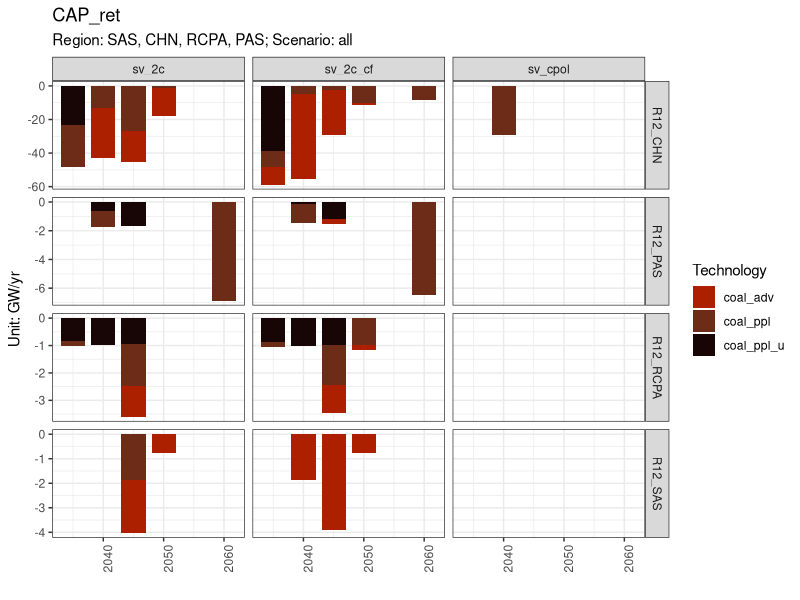
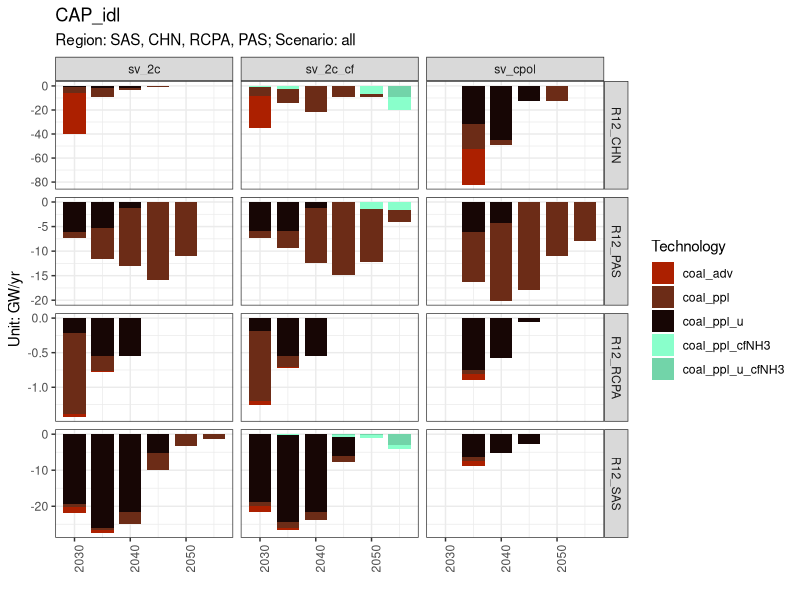
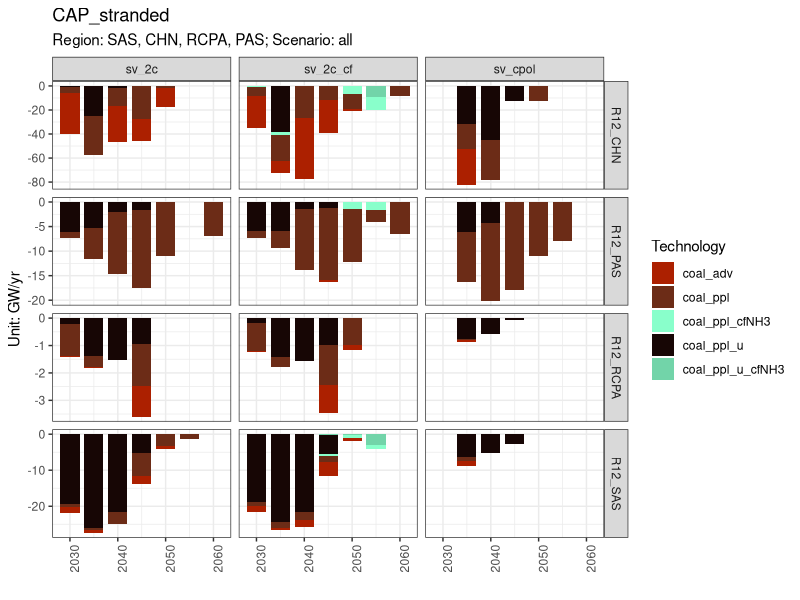
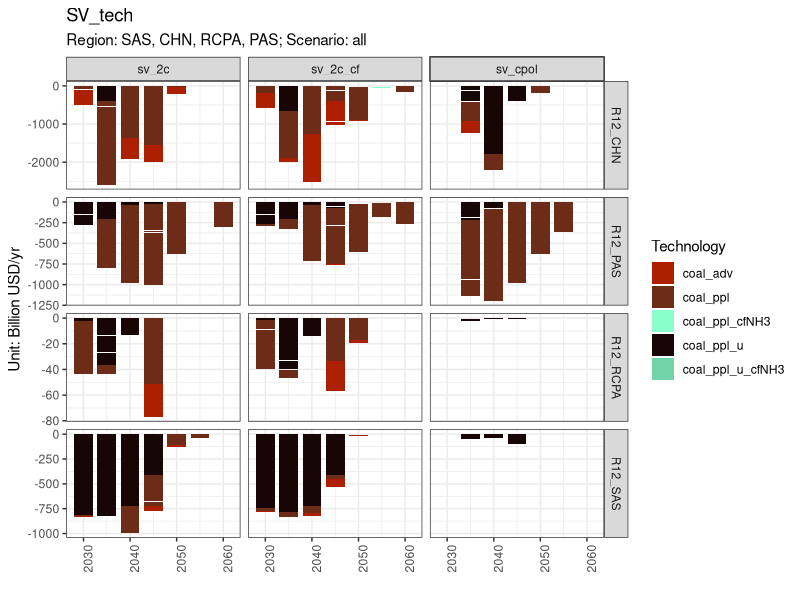
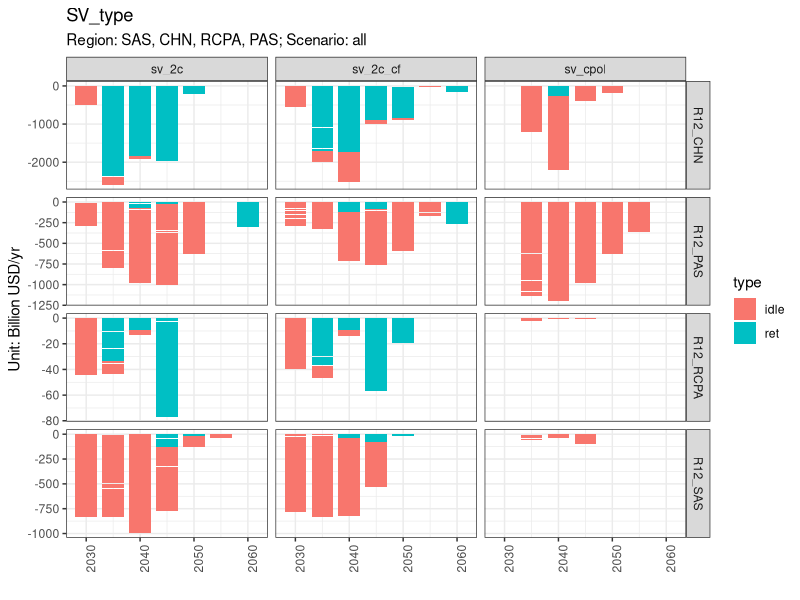
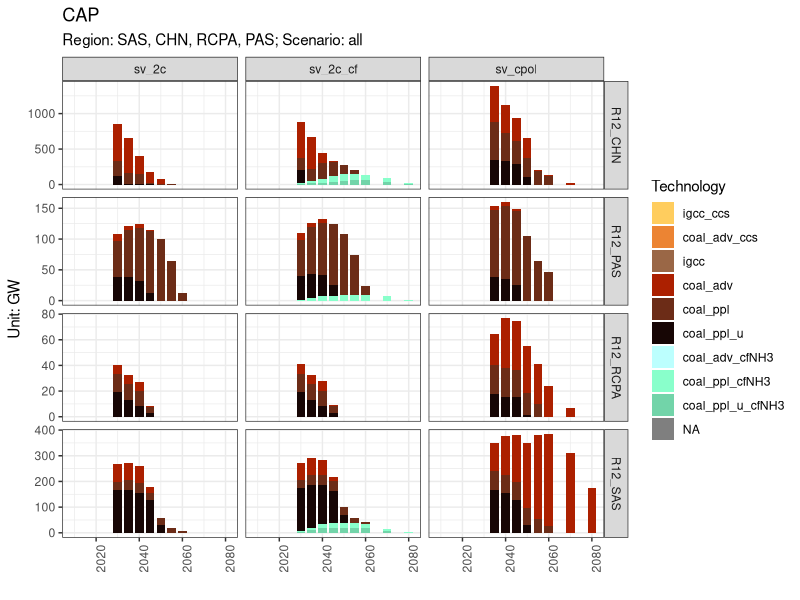
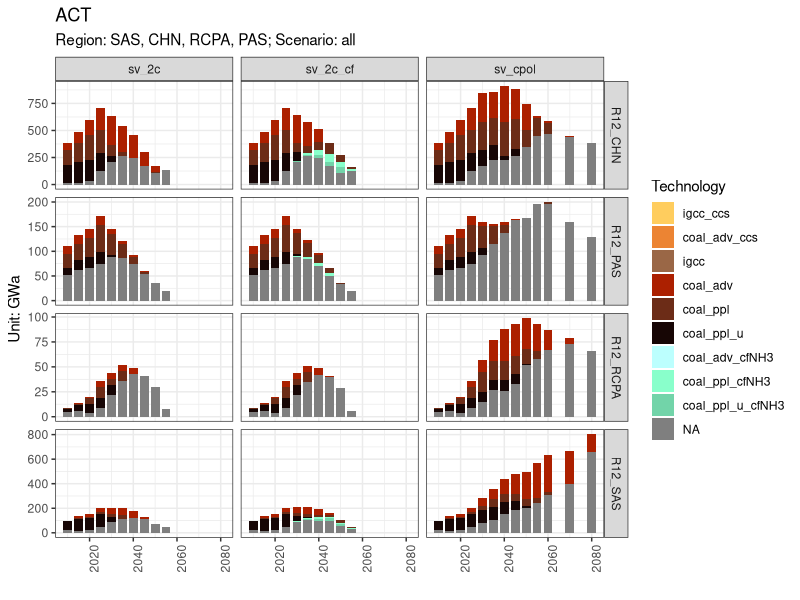
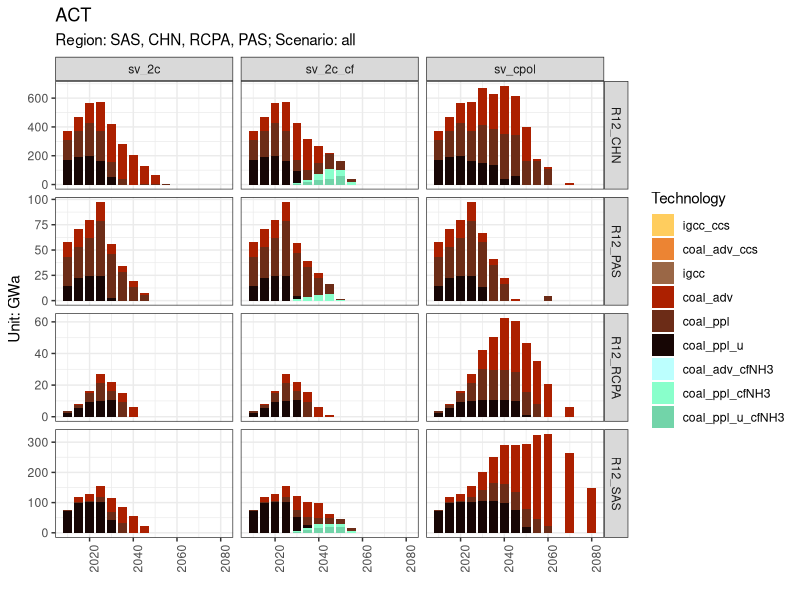

These figures' R source, in order:
library(ggplot2)
library(readr)
library(tidyr)
library(dplyr)

rm(list = ls(all = TRUE))
print(Sys.time())

# ---- Color code ----
color_code_scenario <- c(
  "1p5c" = "#00BFFF",
  "2c" = "#0000CD",
  "2c_rapid_phase" = "#aad4d4",
  # "2c_buffer_phase" = "#aad4d4",
  "2c_cf" = "#aad4d4",
  "cpol" = "grey"
)

color_code_coal <- c(
  "igcc_ccs" = "#ffcd5e",
  "coal_adv_ccs" = "#ec8433",
  "igcc" = "#9a6746",
  "coal_adv" = "#ac2000",
  "coal_ppl" = "#6c2c17",
  "coal_ppl_u" = "#170605",
  "coal_adv_cfNH3" = "#bcfffe",
  "coal_ppl_cfNH3" = "#89ffcb",
  "coal_ppl_u_cfNH3" = "#72d4a9",
  "coal_adv_cfbio" = "#d4e6a6",
  "coal_ppl_cfbio" = "#a2bb87",
  "coal_ppl_u_cfbio" = "#7d9169"
)

tech_parent <- c(
  "igcc_ccs",
  "coal_adv_ccs",
  "igcc",
  "coal_adv",
  "coal_ppl",
  "coal_ppl_u"
)

# ---- Load csv ----
df <- read_csv("d_prep.csv")

# Show column names
colnames(df)[colnames(df) == "sc"] <- "Scenario"
colnames(df)[colnames(df) == "nl"] <- "Region"
colnames(df)[colnames(df) == "t"] <- "Technology"
colnames(df)[colnames(df) == "yv"] <- "Year_start"
colnames(df)[colnames(df) == "ya"] <- "Year"
colnames(df)[colnames(df) == "m"] <- "Mode"
colnames(df)[colnames(df) == "ACT"] <- "ACT"
colnames(df)[colnames(df) == "CAP"] <- "CAP"
colnames(df)[colnames(df) == "inv_cost"] <- "inv_cost"

# Remove additional modes to avoid double-counting parent technologies
df %>% filter(!((df$Mode == "M2") & (df$Technology %in% tech_parent))) -> df
df %>% filter(!((df$Mode == "M3") & (df$Technology %in% tech_parent))) -> df

# ---- Calculate CAP_ret ----
df$prox <- df$Year
df$value <- df$CAP
t <- df %>% select(
  "Scenario",
  "Region",
  "Technology",
  "Mode",
  "Year_start",
  "prox",
  "value"
)
t$Year_prox_act <- t$prox
t$prox <- t$prox - 5

d <- right_join(t, df, by = c(
  "Scenario",
  "Region",
  "Technology",
  "Mode",
  "Year_start",
  "prox"
))

d$CAP_retire <- ifelse(
  is.na(d$value.x) | is.na(d$value.y), NA, d$value.x - d$value.y
)
d$life_retire <- ifelse(
  is.na(d$Year) | d$Year_start == "hist" | is.na(d$Year_start),
  NA, d$Year - as.numeric(d$Year_start) + 5
)
d$life_actual <- ifelse(
  is.na(d$Year) | d$Year_start == "hist" | is.na(d$Year_start),
  NA, d$Year - as.numeric(d$Year_start)
)
d$life_expected <- 30

d %>% filter((d$CAP_retire < 0) & (d$Year >= 2010)) -> d_ret
d_ret$type <- "ret"

# ---- Plot CAP_ret ----
d_ret$Year <- d_ret$Year_prox_act
d_ret$CAP_stranded <- d_ret$CAP_retire
d_ret -> dp

dp$Technology %>% factor(levels = names(color_code_coal)) -> dp$Technology
dp$CAP_retire <- dp$CAP_retire / 5

plot_name <- "CAP_ret"
dp %>%
  ggplot() +
  theme_bw() +
  labs(
    title = plot_name,
    subtitle = "Region: SAS, CHN, RCPA, PAS; Scenario: all",
    x = "", y = "Unit: GW/yr"
  ) +
  geom_bar(
    data = dp, aes(y = CAP_retire, x = Year, fill = Technology),
    stat = "identity", position = "stack", width = 4
  ) +
  theme(axis.text.x = element_text(angle = 90, hjust = 1)) +
  facet_grid(vars(Region), vars(Scenario), scales = "free_y") +
  scale_fill_manual(values = color_code_coal) -> p

print(p)
ggsave(paste0(plot_name, ".png"), width = 9, height = 5, dpi = 330)

# ---- Plot CAP_idle ----
d %>% filter((d$CAP_retire >= 0) &
  (d$Year_start != "hist") &
  (d$CAP != 0)) -> d_idle
d_idle <- d_idle %>%
  mutate(idle_share = ifelse(
    (d_idle$ACT / d_idle$CAP - 0.85) > 0, 0,
    d_idle$ACT / d_idle$CAP - 0.85
  )) # The max capacity factor = 0.85

d_idle$CAP_idling <- d_idle$CAP * d_idle$idle_share
d_idle$CAP_stranded <- d_idle$CAP_idling
d_idle$type <- "idle"
d_idle -> dp

dp$Technology %>% factor(levels = names(color_code_coal)) -> dp$Technology
dp$CAP_idling <- dp$CAP_idling / 5

plot_name <- "CAP_idl"
dp %>%
  ggplot() +
  theme_bw() +
  labs(
    title = plot_name,
    subtitle = "Region: SAS, CHN, RCPA, PAS; Scenario: all",
    x = "", y = "Unit: GW/yr"
  ) +
  geom_bar(
    data = dp, aes(y = CAP_idling, x = Year, fill = Technology),
    stat = "identity", position = "stack", width = 4
  ) +
  theme(axis.text.x = element_text(angle = 90, hjust = 1)) +
  facet_grid(vars(Region), vars(Scenario), scales = "free_y") +
  scale_fill_manual(values = color_code_coal) -> p

print(p)
ggsave(paste0(plot_name, ".png"), width = 9, height = 5, dpi = 330)

# ---- Plot CAP_stranded ----
set <- c(
  "Scenario",
  "Region",
  "Technology",
  "Mode",
  "Year",
  "ACT",
  "type",
  "CAP",
  "CAP_stranded",
  "life_actual",
  "life_retire",
  "life_expected",
  "inv_cost"
)

t1 <- d_idle %>% select(set)
t2 <- d_ret %>% select(set)

d_sv <- rbind(t1, t2)
d_sv -> dp
dp$CAP_stranded <- dp$CAP_stranded / 5

plot_name <- "CAP_stranded"
dp %>%
  ggplot() +
  theme_bw() +
  labs(
    title = plot_name,
    subtitle = "Region: SAS, CHN, RCPA, PAS; Scenario: all",
    x = "", y = "Unit: GW/yr"
  ) +
  geom_bar(
    data = dp, aes(y = CAP_stranded, x = Year, fill = Technology),
    stat = "identity", position = "stack", width = 4
  ) +
  theme(axis.text.x = element_text(angle = 90, hjust = 1)) +
  facet_grid(vars(Region), vars(Scenario), scales = "free_y") +
  scale_fill_manual(values = color_code_coal) -> p

print(p)
ggsave(paste0(plot_name, ".png"), width = 9, height = 5, dpi = 330)

# ---- Calculate SV ----
d_sv <- d_sv %>%
  mutate(sv_share = ifelse((life_expected - life_retire) < 0, 1,
    (life_expected - life_retire) / life_expected
  ))
d_sv <- d_sv %>%
  mutate(idle_share = ifelse(type == "ret", 1,
    -(ACT / CAP - 0.85)
  ))
d_sv <- d_sv %>% # adjust investment cost for addon technologies
  mutate(Technology_parent = case_when(
    Technology == "coal_adv_cfNH3" ~ "coal_adv",
    Technology == "coal_ppl_cfNH3" ~ "coal_ppl",
    Technology == "coal_ppl_u_cfNH3" ~ "coal_ppl_u",
    Technology == "coal_adv_cfbio" ~ "coal_adv",
    Technology == "coal_ppl_cfbio" ~ "coal_ppl",
    Technology == "coal_ppl_u_cfbio" ~ "coal_ppl_u",
    TRUE ~ Technology
  ))
set <- c(
  "Scenario",
  "Region",
  "Technology",
  "Mode",
  "Year",
  "Technology_parent",
  "inv_cost"
)
d_sv <- d_sv %>%
  left_join(d_sv %>% select(set),
    by = c("Technology_parent" = "Technology"),
    suffix = c("", "_add")
  ) %>%
  mutate(inv_cost_all = case_when(
    Technology == "coal_ppl_cfNH3" ~ inv_cost + inv_cost_add,
    Technology == "coal_adv_cfNH3" ~ inv_cost + inv_cost_add,
    Technology == "coal_ppl_u_cfNH3" ~ inv_cost + inv_cost_add,
    TRUE ~ inv_cost
  )) %>%
  select(-ends_with("_add"))

d_sv$sv <- d_sv$sv_share * d_sv$inv_cost * d_sv$CAP_stranded * d_sv$idle_share

# ---- Plot SV ----
d_sv -> dp
dp$sv <- dp$sv / 5
dp$sv <- dp$sv / 1000

plot_name <- "SV_tech"
dp %>%
  ggplot() +
  theme_bw() +
  labs(
    title = plot_name,
    subtitle = "Region: SAS, CHN, RCPA, PAS; Scenario: all",
    x = "", y = "Unit: Billion USD/yr"
  ) +
  geom_bar(
    data = dp, aes(y = sv, x = Year, fill = Technology),
    stat = "identity", position = "stack", width = 4
  ) +
  theme(axis.text.x = element_text(angle = 90, hjust = 1)) +
  facet_grid(vars(Region), vars(Scenario), scales = "free_y") +
  scale_fill_manual(values = color_code_coal) -> p

print(p)
ggsave(paste0(plot_name, ".png"), width = 9, height = 5, dpi = 330)

plot_name <- "SV_type"
dp %>%
  ggplot() +
  theme_bw() +
  labs(
    title = plot_name,
    subtitle = "Region: SAS, CHN, RCPA, PAS; Scenario: all",
    x = "", y = "Unit: Billion USD/yr"
  ) +
  geom_bar(
    data = dp, aes(y = sv, x = Year, fill = type),
    stat = "identity", position = "stack", width = 4
  ) +
  theme(axis.text.x = element_text(angle = 90, hjust = 1)) +
  facet_grid(vars(Region), vars(Scenario), scales = "free_y") -> p

print(p)
ggsave(paste0(plot_name, ".png"), width = 9, height = 5, dpi = 330)

# ---- Plot CAP ----
d -> dp

dp$Technology %>% factor(levels = names(color_code_coal)) -> dp$Technology
dp %>% filter(dp$Year %in% c(
  "2010", "2015", "2020", "2025", "2030", "2035", "2040",
  "2045", "2050", "2055", "2060", "2070", "2080"
)) -> dp
plot_name <- "CAP"
dp %>%
  ggplot() +
  theme_bw() +
  labs(
    title = plot_name,
    subtitle = "Region: SAS, CHN, RCPA, PAS; Scenario: all",
    x = "", y = "Unit: GW"
  ) +
  geom_bar(
    data = dp, aes(y = CAP, x = Year, fill = Technology),
    stat = "identity", position = "stack", width = 4
  ) +
  theme(axis.text.x = element_text(angle = 90, hjust = 1)) +
  facet_grid(vars(Region), vars(Scenario), scales = "free_y") +
  scale_fill_manual(values = color_code_coal) -> p

print(p)
ggsave(paste0(plot_name, ".png"), width = 9, height = 5, dpi = 330)

# ---- Plot ACT ----
d -> dp

dp$Technology %>% factor(levels = names(color_code_coal)) -> dp$Technology
dp %>% filter(dp$Year %in% c(
  "2010", "2015", "2020", "2025", "2030", "2035", "2040",
  "2045", "2050", "2055", "2060", "2070", "2080"
)) -> dp

plot_name <- "ACT"
dp %>%
  ggplot() +
  theme_bw() +
  labs(
    title = plot_name,
    subtitle = "Region: SAS, CHN, RCPA, PAS; Scenario: all",
    x = "", y = "Unit: GWa"
  ) +
  geom_bar(
    data = dp, aes(y = ACT, x = Year, fill = Technology),
    stat = "identity", position = "stack", width = 4
  ) +
  theme(axis.text.x = element_text(angle = 90, hjust = 1)) +
  facet_grid(vars(Region), vars(Scenario), scales = "free_y") +
  scale_fill_manual(values = color_code_coal) -> p

print(p)
ggsave(paste0(plot_name, "_gas_coal.png"), width = 9, height = 5, dpi = 330)

d %>% filter(d$Technology %in% names(color_code_coal)) -> dp

dp$Technology %>% factor(levels = names(color_code_coal)) -> dp$Technology
dp %>% filter(dp$Year %in% c(
  "2010", "2015", "2020", "2025", "2030", "2035", "2040",
  "2045", "2050", "2055", "2060", "2070", "2080"
)) -> dp

plot_name <- "ACT"
dp %>%
  ggplot() +
  theme_bw() +
  labs(
    title = plot_name,
    subtitle = "Region: SAS, CHN, RCPA, PAS; Scenario: all",
    x = "", y = "Unit: GWa"
  ) +
  geom_bar(
    data = dp, aes(y = ACT, x = Year, fill = Technology),
    stat = "identity", position = "stack", width = 4
  ) +
  theme(axis.text.x = element_text(angle = 90, hjust = 1)) +
  facet_grid(vars(Region), vars(Scenario), scales = "free_y") +
  scale_fill_manual(values = color_code_coal) -> p

print(p)
ggsave(paste0(plot_name, "_coal.png"), width = 9, height = 5, dpi = 330)
